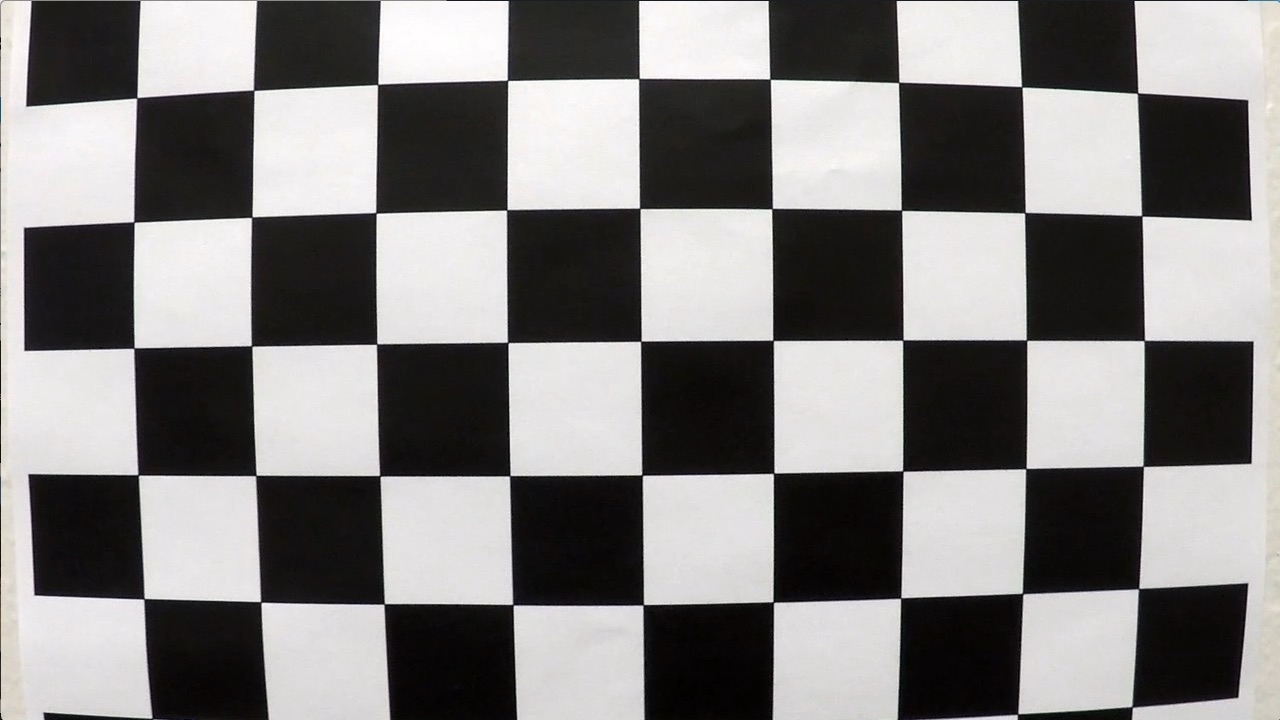
#> input picture camera_cal/calibration1.jpg, 1280 x 720 px
$ jupyter execute --allow-errors ImageProcess_Class.ipynb   (shell and % lines are left out)   (older library calls are emulated)
#> lines starting #> are read from the running program, lines starting #| are printed output that depends on the picture; after the words box and inside, x2 and y2 are one past the last pixel; in counts of white or black regions, pixels touching at a corner belong together; pictures that were not available may be replaced by others from this repository, and a replacement may not be noted
[cell 1]
import numpy as np
import cv2
import matplotlib.pyplot as plt
import matplotlib.image as mpimg

import glob
images = glob.glob('./camera_cal/calibration*.jpg')
objpoints = []
imgpoints = []
nx = 9
ny = 6
objp = np.zeros((ny*nx,3), np.float32)
objp[:,:2] = np.mgrid[0:nx,0:ny].T.reshape(-1,2)
for fname in images:
    img = mpimg.imread(fname)
#> img is the input picture: shape (720, 1280, 3); mean R, G, B 130.1, 128.4, 127.8
    gray = cv2.cvtColor(img,cv2.COLOR_RGB2GRAY)
    ret, corners = cv2.findChessboardCorners(gray, (nx,ny), None)
#> ret = False; corners = None
    if ret == True:
        imgpoints.append(corners)
        objpoints.append(objp)
        #imgX = cv2.drawChessboardCorners(img, (nx,ny), corners, ret)
        #plt.imshow(imgX)
        #print(fname)

def cal_undistort(img, objpoints, imgpoints):
    # Use cv2.calibrateCamera() and cv2.undistort()
    # undist = np.copy(img)  # Delete this line
    gray = cv2.cvtColor(img,cv2.COLOR_BGR2GRAY)
    ret, mtx, dist, rvecs, tvecs = cv2.calibrateCamera(objpoints, imgpoints,gray.shape[::-1],None,None)
    undistorted = cv2.undistort(img, mtx, dist, None, mtx)
    return undistorted, mtx, dist

[cell 2]
# Define a class to receive the characteristics of each line detection
class Line():
    def __init__(self):
        # was the line detected in the last iteration?
        self.detected = False
        # x values of the last n fits of the line
        self.recent_xfitted = []
        #average x values of the fitted line over the last n iterations
        self.bestx = None
        #polynomial coefficients averaged over the last n iterations
        self.best_fit = None
        #polynomial coefficients for the most recent fit
        self.current_fit = [np.array([False])]
        #radius of curvature of the line in some units
        self.radius_of_curvature = None
        #distance in meters of vehicle center from the line
        self.line_base_pos = None
        #difference in fit coefficients between last and new fits
        self.diffs = np.array([0,0,0], dtype='float')
        #x values for detected line pixels
        self.allx = None
        #y values for detected line pixels
        self.ally = None

[cell 3]
def corners_unwarp(undist, vertices):
    ofs = 0 # offset for dst points
    # Grab the image shape
    img_size = (undist.shape[1], undist.shape[0])
    # For source points I'm grabbing the outer four detected corners
    src = np.float32([(vertices[0][1][0],vertices[0][1][1]), (vertices[0][2][0],vertices[0][2][1]), (vertices[0][3][0],vertices[0][3][1]), (vertices[0][0][0],vertices[0][0][1])])
    # For destination points, I'm arbitrarily choosing some points to be
    # a nice fit for displaying our warped result
    # again, not exact, but close enough for our purposes
    dst = np.float32([[((vertices[0][0][0]+vertices[0][1][0])/2)-ofs, 0],
                      [((vertices[0][2][0]+vertices[0][3][0])/2)+ofs, 0],
                      [((vertices[0][2][0]+vertices[0][3][0])/2)+ofs, img.shape[0]],
                      [((vertices[0][0][0]+vertices[0][1][0])/2)-ofs, img.shape[0]]])
    # Given src and dst points, calculate the perspective transform matrix
    M = cv2.getPerspectiveTransform(src, dst)
    Minv = cv2.getPerspectiveTransform(dst,src)
    # Warp the image using OpenCV warpPerspective()
    warped = cv2.warpPerspective(undist, M, img_size)
    # Return the resulting image and matrix
    return warped, M, dst, Minv

def abs_sobel_thresh(image, orient='x', thresh_min=0, thresh_max=255):
    # Calculate directional gradient
    # Apply threshold
    gray = cv2.cvtColor(image, cv2.COLOR_RGB2GRAY)
    if orient == 'x':
        abs_sobel = np.absolute(cv2.Sobel(gray, cv2.CV_64F, 1, 0))
    if orient == 'y':
        abs_sobel = np.absolute(cv2.Sobel(gray, cv2.CV_64F, 0, 1))
    # Rescale back to 8 bit integer
    scaled_sobel = np.uint8(255*abs_sobel/np.max(abs_sobel))
    # Create a copy and apply the threshold
    binary_output = np.zeros_like(scaled_sobel)
    # Here I'm using inclusive (>=, <=) thresholds, but exclusive is ok too
    binary_output[(scaled_sobel >= thresh_min) & (scaled_sobel <= thresh_max)] = 1

    return binary_output

def mag_thresh(image, sobel_kernel=3, mag_thresh=(0, 255)):
    # Calculate gradient magnitude
    # Apply threshold
    gray = cv2.cvtColor(image, cv2.COLOR_RGB2GRAY)
    # Take both Sobel x and y gradients
    sobelx = cv2.Sobel(gray, cv2.CV_64F, 1, 0, ksize=sobel_kernel)
    sobely = cv2.Sobel(gray, cv2.CV_64F, 0, 1, ksize=sobel_kernel)
    # Calculate the gradient magnitude
    gradmag = np.sqrt(sobelx**2 + sobely**2)
    # Rescale to 8 bit
    scale_factor = np.max(gradmag)/255
    gradmag = (gradmag/scale_factor).astype(np.uint8)
    # Create a binary image of ones where threshold is met, zeros otherwise
    mag_binary = np.zeros_like(gradmag)
    mag_binary[(gradmag >= mag_thresh[0]) & (gradmag <= mag_thresh[1])] = 1

    return mag_binary

def dir_threshold(image, sobel_kernel=3, thresh=(0, np.pi/2)):
    # Calculate gradient direction
    # Apply threshold
    gray = cv2.cvtColor(image, cv2.COLOR_RGB2GRAY)
    # Calculate the x and y gradients
    sobelx = cv2.Sobel(gray, cv2.CV_64F, 1, 0, ksize=sobel_kernel)
    sobely = cv2.Sobel(gray, cv2.CV_64F, 0, 1, ksize=sobel_kernel)
    # Take the absolute value of the gradient direction,
    # apply a threshold, and create a binary image result
    absgraddir = np.arctan2(np.absolute(sobely), np.absolute(sobelx))
    dir_binary =  np.zeros_like(absgraddir)
    dir_binary[(absgraddir >= thresh[0]) & (absgraddir <= thresh[1])] = 1

    return dir_binary

def hls_select(img, thresh=(0, 255)):
    hls = cv2.cvtColor(img, cv2.COLOR_RGB2HLS)
    s_channel = hls[:,:,2]
    binary_output = np.zeros_like(s_channel)
    binary_output[(s_channel > thresh[0]) & (s_channel <= thresh[1])] = 1
    return binary_output

def find_lane_pixels(binary_warped):
    # Take a histogram of the bottom half of the image
    histogram = np.sum(binary_warped[binary_warped.shape[0]//2:,:], axis=0)
    # Create an output image to draw on and visualize the result
    out_img = np.dstack((binary_warped, binary_warped, binary_warped))
    # Find the peak of the left and right halves of the histogram
    # These will be the starting point for the left and right lines
    midpoint = np.int(histogram.shape[0]//2)
    leftx_base = np.argmax(histogram[:midpoint])
    rightx_base = np.argmax(histogram[midpoint:]) + midpoint

    # HYPERPARAMETERS
    # Choose the number of sliding windows
    nwindows = 9
    # Set the width of the windows +/- margin
    margin = 100
    # Set minimum number of pixels found to recenter window
    minpix = 50

    # Set height of windows - based on nwindows above and image shape
    window_height = np.int(binary_warped.shape[0]//nwindows)
    # Identify the x and y positions of all nonzero pixels in the image
    nonzero = binary_warped.nonzero()
    nonzeroy = np.array(nonzero[0])
    nonzerox = np.array(nonzero[1])
    # Current positions to be updated later for each window in nwindows
    leftx_current = leftx_base
    rightx_current = rightx_base

    # Create empty lists to receive left and right lane pixel indices
    left_lane_inds = []
    right_lane_inds = []

    # Step through the windows one by one
    for window in range(nwindows):
        # Identify window boundaries in x and y (and right and left)
        win_y_low = binary_warped.shape[0] - (window+1)*window_height
        win_y_high = binary_warped.shape[0] - window*window_height
        win_xleft_low = leftx_current - margin
        win_xleft_high = leftx_current + margin
        win_xright_low = rightx_current - margin
        win_xright_high = rightx_current + margin

        # Draw the windows on the visualization image
        cv2.rectangle(out_img,(win_xleft_low,win_y_low),
        (win_xleft_high,win_y_high),(0,255,0), 2)
        cv2.rectangle(out_img,(win_xright_low,win_y_low),
        (win_xright_high,win_y_high),(0,255,0), 2)

        # Identify the nonzero pixels in x and y within the window #
        good_left_inds = ((nonzeroy >= win_y_low) & (nonzeroy < win_y_high) &
        (nonzerox >= win_xleft_low) &  (nonzerox < win_xleft_high)).nonzero()[0]
        good_right_inds = ((nonzeroy >= win_y_low) & (nonzeroy < win_y_high) &
        (nonzerox >= win_xright_low) &  (nonzerox < win_xright_high)).nonzero()[0]

        # Append these indices to the lists
        left_lane_inds.append(good_left_inds)
        right_lane_inds.append(good_right_inds)

        # If you found > minpix pixels, recenter next window on their mean position
        if len(good_left_inds) > minpix:
            leftx_current = np.int(np.mean(nonzerox[good_left_inds]))
        if len(good_right_inds) > minpix:
            rightx_current = np.int(np.mean(nonzerox[good_right_inds]))

    # Concatenate the arrays of indices (previously was a list of lists of pixels)
    try:
        left_lane_inds = np.concatenate(left_lane_inds)
        right_lane_inds = np.concatenate(right_lane_inds)
    except ValueError:
        # Avoids an error if the above is not implemented fully
        pass

    # Extract left and right line pixel positions
    leftx = nonzerox[left_lane_inds]
    lefty = nonzeroy[left_lane_inds]
    rightx = nonzerox[right_lane_inds]
    righty = nonzeroy[right_lane_inds]

    return leftx, lefty, rightx, righty, out_img


def fit_polynomial(binary_warped):
    # Find our lane pixels first
    leftx, lefty, rightx, righty, out_img = find_lane_pixels(binary_warped)

    # Fit a second order polynomial to each using `np.polyfit`
    left_fit = np.polyfit(lefty, leftx, 2)
    right_fit = np.polyfit(righty, rightx, 2)

    # Generate x and y values for plotting
    ploty = np.linspace(0, binary_warped.shape[0]-1, binary_warped.shape[0] )
    try:
        left_fitx = left_fit[0]*ploty**2 + left_fit[1]*ploty + left_fit[2]
        right_fitx = right_fit[0]*ploty**2 + right_fit[1]*ploty + right_fit[2]
    except TypeError:
        # Avoids an error if `left` and `right_fit` are still none or incorrect
        print('The function failed to fit a line!')
        left_fitx = 1*ploty**2 + 1*ploty
        right_fitx = 1*ploty**2 + 1*ploty

    ## Visualization ##
    # Colors in the left and right lane regions
    out_img[lefty, leftx] = [255, 0, 0]
    out_img[righty, rightx] = [0, 0, 255]

    # Plots the left and right polynomials on the lane lines
    #plt.plot(left_fitx, ploty, color='yellow')
    #plt.plot(right_fitx, ploty, color='yellow')

    return out_img, left_fit, right_fit, left_fitx, right_fitx, ploty

[cell 4]
def ProcessImageSlide(img):
    undistorted, mtx, dist = cal_undistort(img, objpoints, imgpoints)

    imshape = img.shape
    LeftBottom = (180,imshape[0])
    RightBottom = (1150,imshape[0])
    LeftTop = (590,450)
    RightTop = (690,450)
    vertices = np.array([[LeftBottom,LeftTop, RightTop, RightBottom]], dtype=np.int32)

    gradx = abs_sobel_thresh(undistorted, orient='x', thresh_min = 30, thresh_max = 100)
    grady = abs_sobel_thresh(undistorted, orient='y', thresh_min = 50, thresh_max = 100)
    mag_binary = mag_thresh(undistorted, sobel_kernel=9, mag_thresh=(80,150))
    dir_binary = dir_threshold(undistorted, sobel_kernel=15, thresh=(0.8,1.2))
    combined = np.zeros_like(dir_binary)
    combined[((gradx == 1) & (grady == 1)) | ((mag_binary == 1) & (dir_binary == 1))] = 1
    hls_binary = hls_select(undistorted, thresh=(150, 200))
    combinedAll = np.zeros_like(dir_binary)
    combinedAll[(combined == 1) | (hls_binary == 1)] = 1

    warped, M, dst, Minv = corners_unwarp(combinedAll, vertices)
    out_img, left_fit, right_fit, left_fitx, right_fitx, ploty = fit_polynomial(warped)

    warp_zero = np.zeros_like(warped).astype(np.uint8)
    color_warp = np.dstack((warp_zero, warp_zero, warp_zero))

    pts_left = np.array([np.transpose(np.vstack([left_fitx, ploty]))])
    pts_right = np.array([np.flipud(np.transpose(np.vstack([right_fitx, ploty])))])
    pts = np.hstack((pts_left, pts_right))

    cv2.fillPoly(color_warp, np.int_([pts]), (0,255, 0))

    newwarp = cv2.warpPerspective(color_warp, Minv, (img.shape[1], img.shape[0]))
    result = cv2.addWeighted(undistorted, 1, newwarp, 0.3, 0)
    lineClass.detected += 1
    return result

[cell 5]
lineClass = Line()
lineClass.detected = 0
print(lineClass.detected)

#> (a cell that did not finish here is left out)

[cell 7]
### This section allows to load a video and process it to find lane lines. Video will be played directly during process.
cap = cv2.VideoCapture('project_video.mp4')
#cap = cv2.VideoCapture('test_videos/solidYellowLeft.mp4')
vid_cod = cv2.VideoWriter_fourcc(*'XVID')
while(cap.isOpened()):
    ret, frame = cap.read()
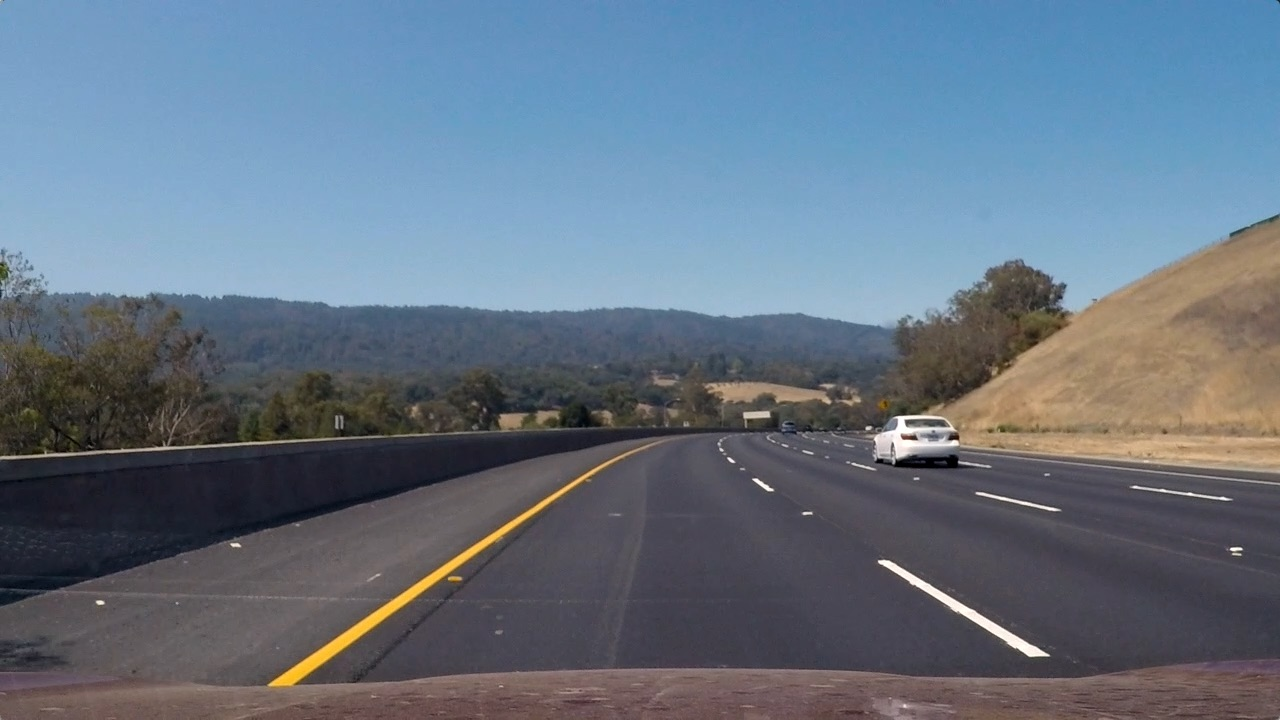
#> input picture test_images/test3.jpg, 1280 x 720 px, given in place of project_video.mp4, which was not available
#> frame is the input picture: shape (720, 1280, 3); mean B, G, R 130.7, 115.3, 101.1
    if ret:
        UpdatedPicture = ProcessImageSlide(frame)
#> in cal_undistort, `ret, mtx, dist, rvecs, tvecs = cv2.calibrateCamera(objpoints, imgpoint..`: ret = 0.644; mtx = [[1057.6, 0, 691.1], [0, 1058.6, 278], [0, 0, 1]]; dist = [[-0.322, 0.709, 0.013, 0.00946, -1.02]]; rvecs = ([0.424, -0.236, 0.0488], [-0.024, 0.4, -0.0295]); tvecs = ([-2.48, 1.1, 17.79], [-17.95, -0.401, 29.17])
#> in ProcessImageSlide, `undistorted, mtx, dist = cal_undistort(img, objpoints, imgpoints)`: mtx = [[1057.6, 0, 691.1], [0, 1058.6, 278], [0, 0, 1]]; dist = [[-0.322, 0.709, 0.013, 0.00946, -1.02]]
#> in ProcessImageSlide, `gradx = abs_sobel_thresh(undistorted, orient='x', thresh_min = 30, thr..`:
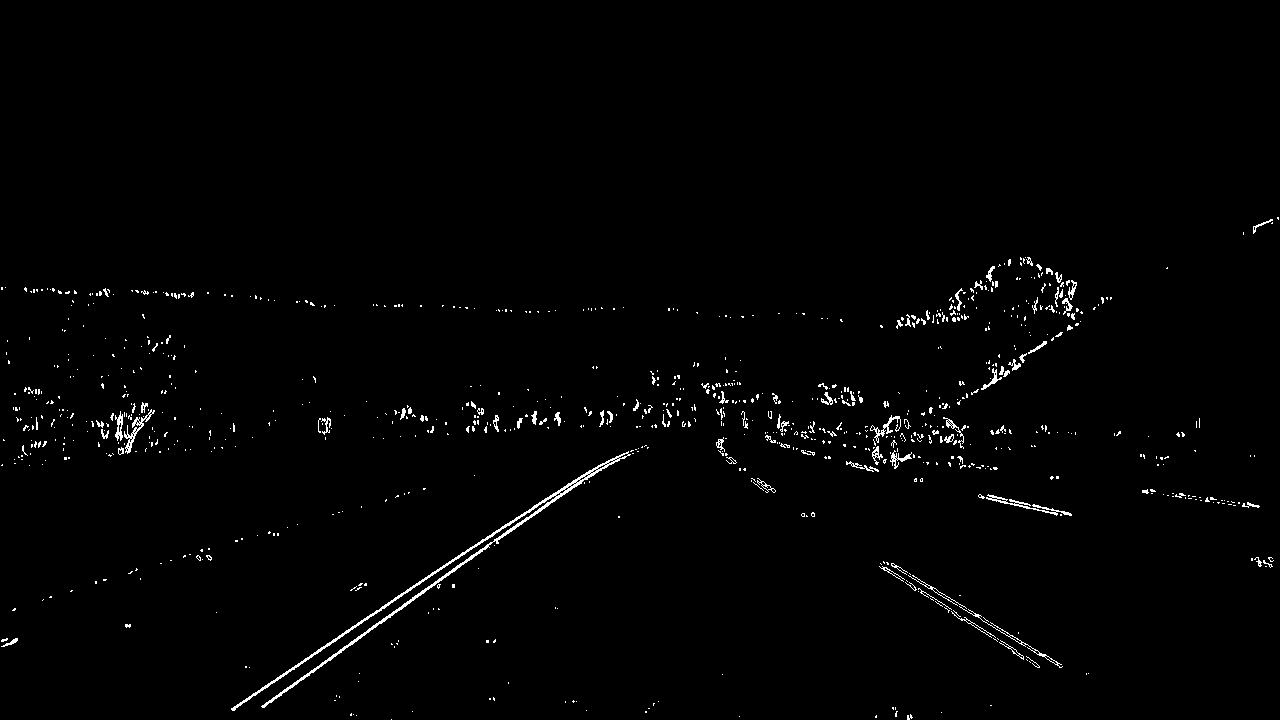
#> gradx: shape (720, 1280); values 0 (black) and 1 (white), 1.2% white in thin lines or dots, all inside (x1, y1, x2, y2) = (1, 217, 1279, 720)
#> in mag_thresh, `sobely = cv2.Sobel(gray, cv2.CV_64F, 0, 1, ksize=sobel_kernel)`:
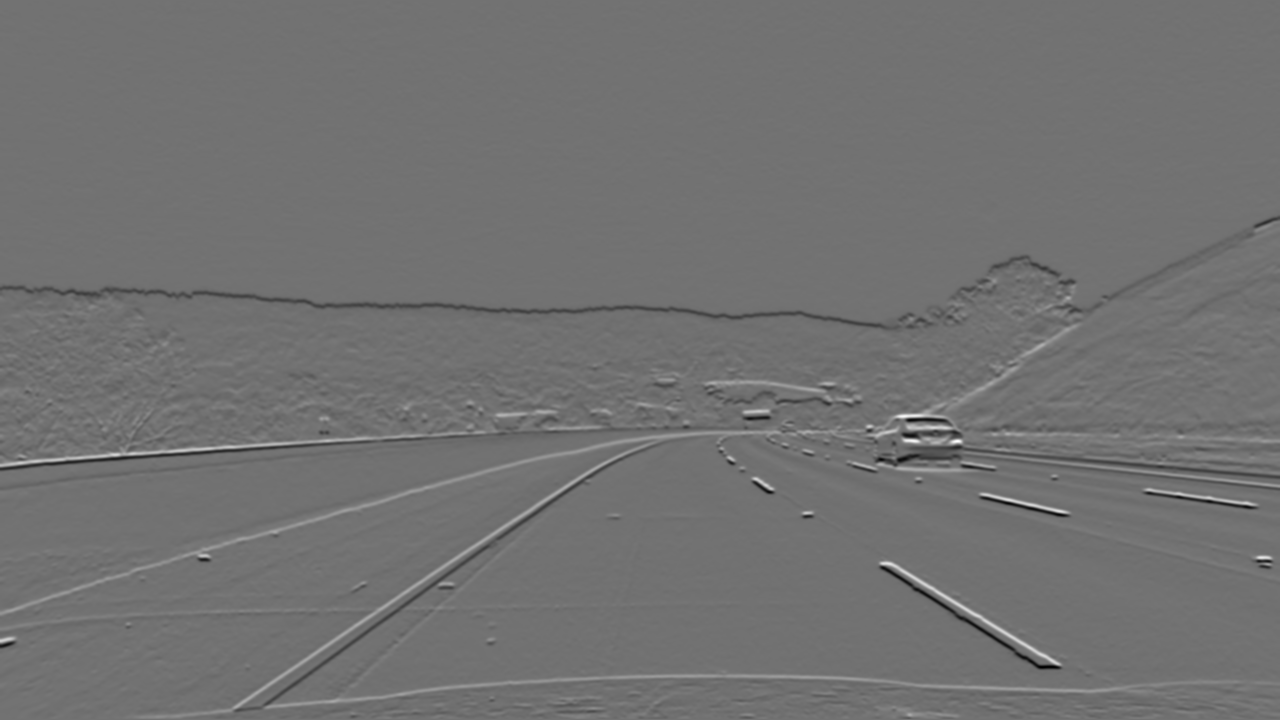
#> sobely: shape (720, 1280) float64; min -1491099, max 1840297, mean -2726.3; drawn with min black and max white
#> in mag_thresh, `scale_factor = np.max(gradmag)/255`: scale_factor = 7276
#> in ProcessImageSlide, `out_img, left_fit, right_fit, left_fitx, right_fitx, ploty = fit_polyn..`: left_fit = [0.000233, -0.452, 620.7]; right_fit = [0.0002, -0.383, 1082.2]; left_fitx = 720 values, max 620.7 at index 0, min 416.3 at index 719, mean 498.4; right_fitx = 720 values, max 1082.2 at index 0, min 910.1 at index 719, mean 979; ploty = 720 values from 0 to 719
#> in ProcessImageSlide, `pts_left = np.array([np.transpose(np.vstack([left_fitx, ploty]))])`: pts_left = 720 pairs, first value 416.3 to 620.7, second value 0 to 719
#> in ProcessImageSlide, `pts_right = np.array([np.flipud(np.transpose(np.vstack([right_fitx, pl..`: pts_right = 720 pairs, first value 910.1 to 1082.2, second value 0 to 719
#> in ProcessImageSlide, `pts = np.hstack((pts_left, pts_right))`: pts = 1440 pairs, first value 416.3 to 1082.2, second value 0 to 719
#> in ProcessImageSlide, `result = cv2.addWeighted(undistorted, 1, newwarp, 0.3, 0)`:
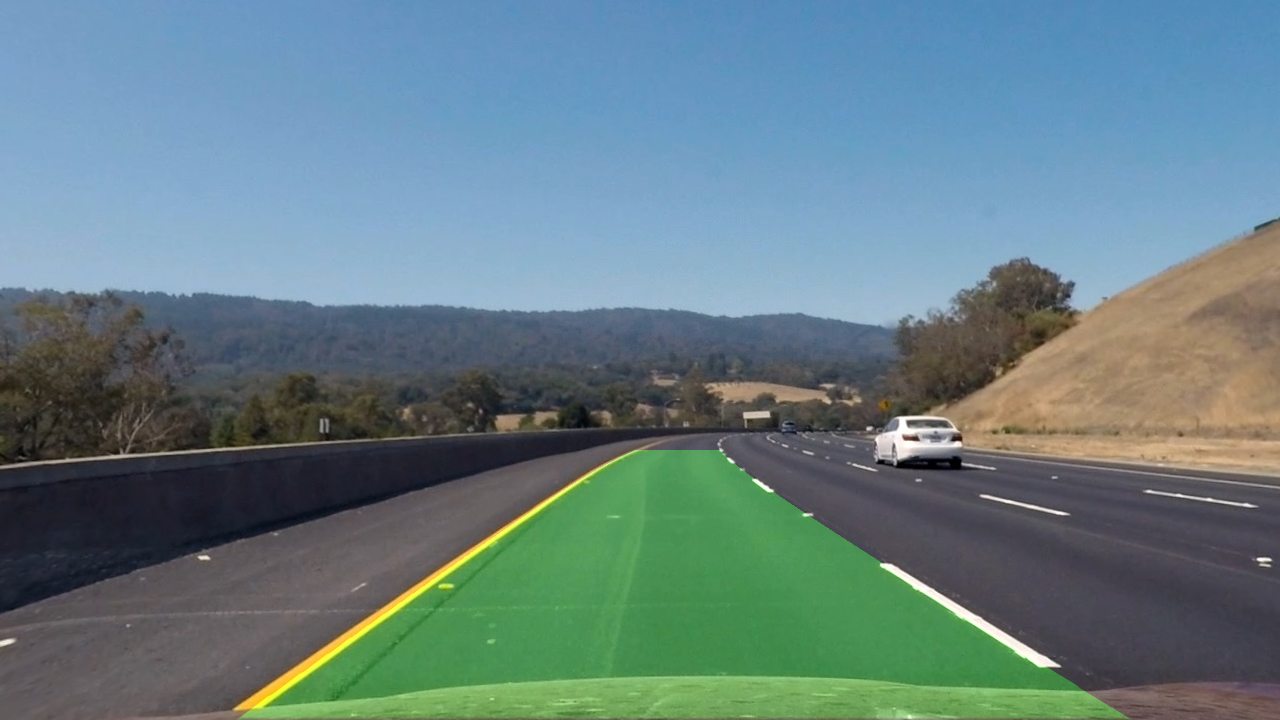
#> result: shape (720, 1280, 3); mean B, G, R 131.2, 126.7, 101.3
        cv2.imshow('frame',UpdatedPicture)
    if cv2.waitKey(1) & 0xFF == ord('q'):
#> (key q is pressed here)
        break
cap.release()
cv2.destroyAllWindows()
